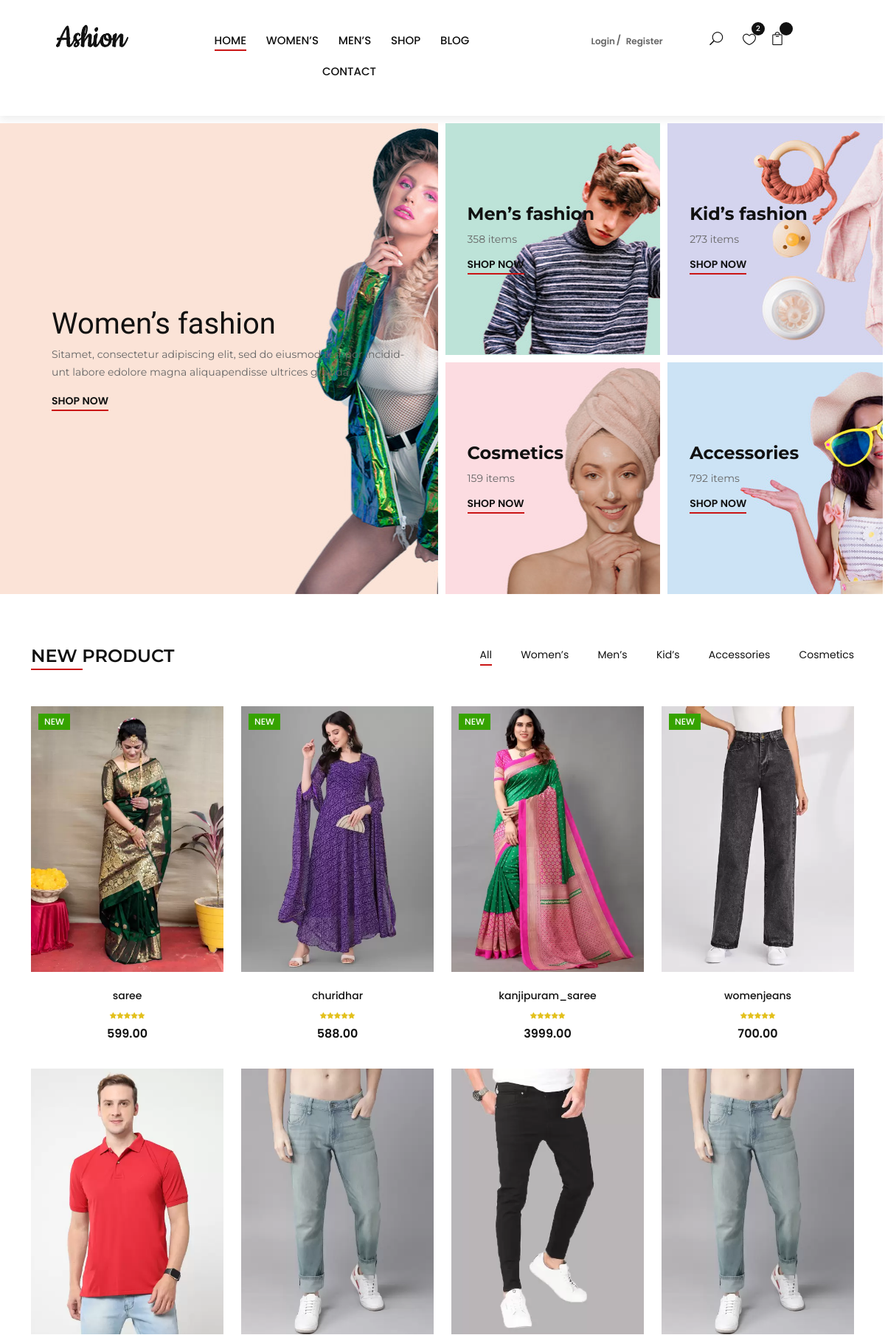
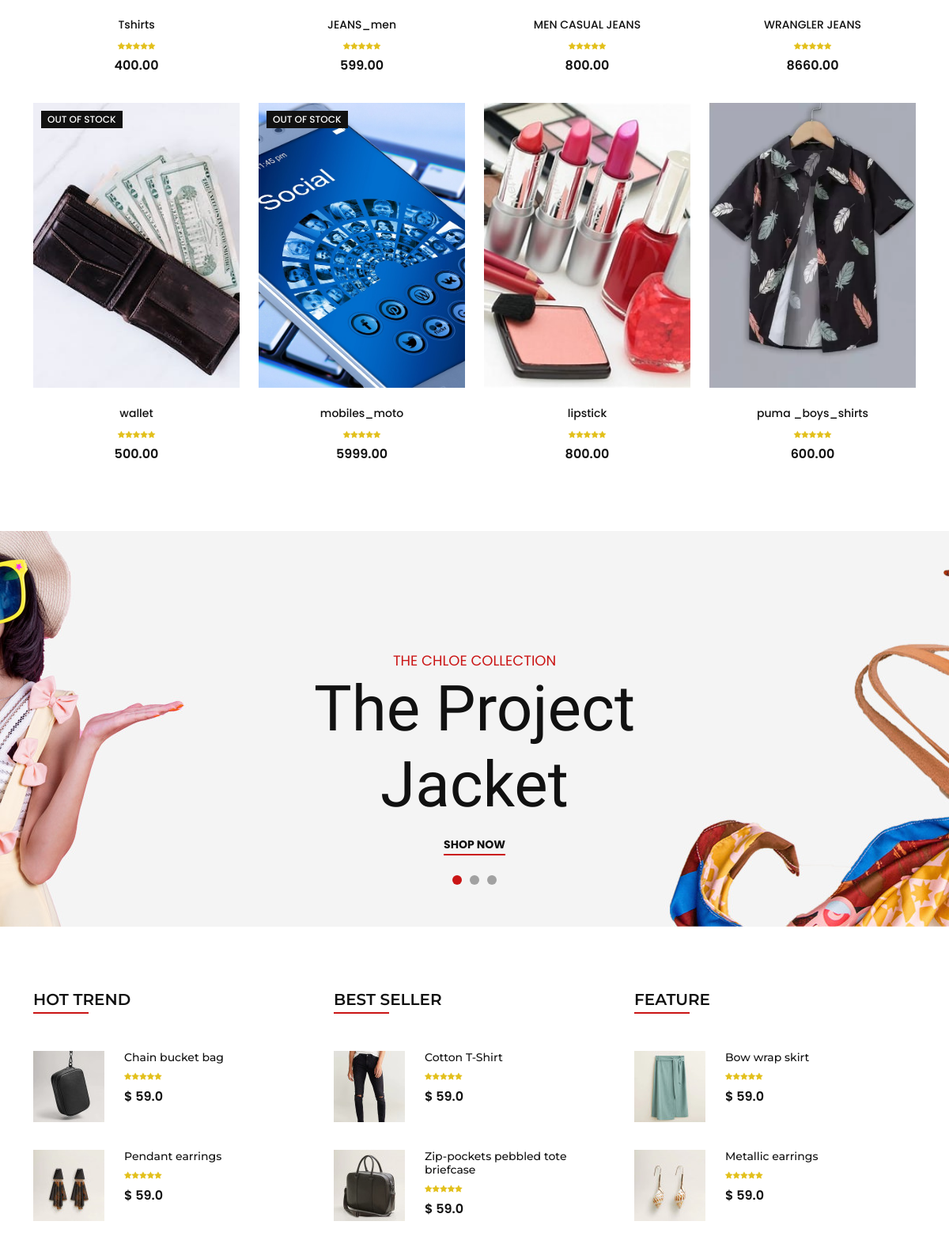
The page / (upper part) on the database its author committed (2 pictures, top to bottom).
### shop/models.py (models this page shows, shortened)
class Products(models.Model):
    name = models.CharField(max_length=250, unique=True)
    slug = models.CharField(max_length=250, unique=True)
    description = models.TextField(blank=True)
    image = models.ImageField(upload_to='shop/product-images', blank=True, null=True)
    price = models.DecimalField(max_digits=10, decimal_places=2)
    category = models.ForeignKey(Category, on_delete=models.CASCADE)
    created = models.DateTimeField(auto_now_add=True)
    updated = models.DateTimeField(auto_now=True)

### shop/views.py (the view)
# urls.py: 2. Add a URL to urlpatterns:  path('', views.home, name='home')
def home(request):
    wom = Products.objects.filter(category__gen__gen='women')
    man = Products.objects.filter(category__gen__gen='man')
    kids = Products.objects.filter(category__gen__gen='kids')
    ac = Category.objects.get(slug='accessories')
    co = Category.objects.get(slug='cosmetics')
    acc = Products.objects.filter(category=ac)
    cos = Products.objects.filter(category=co)
    p = Products.objects.all()
    return render(request, 'index.html',
                  {'prod': p, 'women': wom, 'man': man, 'kids': kids, 'access': acc, "cosmetics": cos})

### templates/index.html (shortened to what this page needs)
{% extends 'base.html' %}
{% load static %}
{% block content %}
<section class="categories">
    <div class="container-fluid">
        <div class="row">
            <div class="col-lg-6 p-0">
                <div class="categories__item categories__large__item set-bg"
                     data-setbg="{% static 'img/categories/category-1.jpg' %}">
                    <div class="categories__text">
                        <h1>Women’s fashion</h1>
                        <p>Sitamet, consectetur adipiscing elit, sed do eiusmod tempor incidid-unt labore
                            edolore magna aliquapendisse ultrices gravida.</p>
                        <a href="#">Shop now</a>
                    </div>
                </div>
            </div>
            <div class="col-lg-6">
                <div class="row">
                    <div class="col-lg-6 col-md-6 col-sm-6 p-0">
                        <div class="categories__item set-bg" data-setbg="{% static 'img/categories/category-2.jpg' %}">
                            <div class="categories__text">
                                <h4>Men’s fashion</h4>
                                <p>358 items</p>
                                <a href="#">Shop now</a>
                            </div>
                        </div>
                    </div>
                    <div class="col-lg-6 col-md-6 col-sm-6 p-0">
                        <div class="categories__item set-bg" data-setbg="{% static 'img/categories/category-3.jpg' %}">
                            <div class="categories__text">
                                <h4>Kid’s fashion</h4>
                                <p>273 items</p>
                                <a href="#">Shop now</a>
                            </div>
                        </div>
                    </div>
                    <div class="col-lg-6 col-md-6 col-sm-6 p-0">
                        <div class="categories__item set-bg" data-setbg="{% static 'img/categories/category-4.jpg' %}">
                            <div class="categories__text">
                                <h4>Cosmetics</h4>
                                <p>159 items</p>
                                <a href="#">Shop now</a>
                            </div>
                        </div>
                    </div>
                    <div class="col-lg-6 col-md-6 col-sm-6 p-0">
                        <div class="categories__item set-bg" data-setbg="{% static 'img/categories/category-5.jpg' %}">
                            <div class="categories__text">
                                <h4>Accessories</h4>
                                <p>792 items</p>
                                <a href="#">Shop now</a>
                            </div>
                        </div>
                    </div>
                </div>
            </div>
        </div>
    </div>
</section>
<section class="product spad">
    <div class="container">
        <div class="row">
            <div class="col-lg-4 col-md-4">
                <div class="section-title">
                    <h4>New product</h4>
                </div>
            </div>
            <div class="col-lg-8 col-md-8">
                <ul class="filter__controls">
                    <li class="active" data-filter="*">All</li>
                    <li data-filter=".women">Women’s</li>
                    <li data-filter=".men">Men’s</li>
                    <li data-filter=".kid">Kid’s</li>
                    <li data-filter=".accessories">Accessories</li>
                    <li data-filter=".cosmetic">Cosmetics</li>
                </ul>
            </div>
        </div>
        <div class="row property__gallery">
            {% for i in women %}
            <div class="col-lg-3 col-md-4 col-sm-6 mix women">
                <div class="product__item">
                    <div class="product__item__pic set-bg" data-setbg="{{i.image.url}}">
                        <div class="label new">New</div>
                        <ul class="product__hover">
                        </ul>
                    </div>
                    <div class="product__item__text">
                        <h6><a href="#">{{i.name}}</a></h6>
                        <div class="rating">
                            <i class="fa fa-star"></i>
                            <i class="fa fa-star"></i>
                            <i class="fa fa-star"></i>
                            <i class="fa fa-star"></i>
                            <i class="fa fa-star"></i>
                        </div>
                        <div class="product__price">{{i.price}}</div>
                    </div>
                </div>
            </div>
            {% endfor %}
            {% for i in man %}
            <div class="col-lg-3 col-md-4 col-sm-6 mix men">
                <div class="product__item">
                    <div class="product__item__pic set-bg" data-setbg="{{i.image.url}}">
                        <ul class="product__hover">
                        </ul>
                    </div>
                    <div class="product__item__text">
                        <h6><a href="#">{{i.name}}</a></h6>
                        <div class="rating">
                            <i class="fa fa-star"></i>
                            <i class="fa fa-star"></i>
                            <i class="fa fa-star"></i>
                            <i class="fa fa-star"></i>
                            <i class="fa fa-star"></i>
                        </div>
                        <div class="product__price">{{i.price}}</div>
                    </div>
                </div>
            </div>
            {% endfor %}
            {% for i in access %}
            <div class="col-lg-3 col-md-4 col-sm-6 mix accessories">
                <div class="product__item">
                    <div class="product__item__pic set-bg" data-setbg="{{i.image.url}}">
                        <div class="label stockout">out of stock</div>
                        <ul class="product__hover">
                        </ul>
                    </div>
                    <div class="product__item__text">
                        <h6><a href="#">{{i.name}}</a></h6>
                        <div class="rating">
                            <i class="fa fa-star"></i>
                            <i class="fa fa-star"></i>
                            <i class="fa fa-star"></i>
                            <i class="fa fa-star"></i>
                            <i class="fa fa-star"></i>
                        </div>
                        <div class="product__price">{{i.price}}</div>
                    </div>
                </div>
            </div>
            {% endfor %}
            {% for i in cosmetics %}
            <div class="col-lg-3 col-md-4 col-sm-6 mix cosmetic">
                <div class="product__item">
                    <div class="product__item__pic set-bg" data-setbg="{{i.image.url}}">
                        <ul class="product__hover">
                        </ul>
                    </div>
                    <div class="product__item__text">
                        <h6><a href="#">{{i.name}}</a></h6>
                        <div class="rating">
                            <i class="fa fa-star"></i>
                            <i class="fa fa-star"></i>
                            <i class="fa fa-star"></i>
                            <i class="fa fa-star"></i>
                            <i class="fa fa-star"></i>
                        </div>
                        <div class="product__price">{{i.price}}</div>
                    </div>
                </div>
            </div>
            {% endfor %}
            {% for i in kids %}
            <div class="col-lg-3 col-md-4 col-sm-6 mix kid">
                <div class="product__item">
                    <div class="product__item__pic set-bg" data-setbg="{{i.image.url}}">
                        <ul class="product__hover">
                        </ul>
                    </div>
                    <div class="product__item__text">
                        <h6><a href="#">{{i.name}}</a></h6>
                        <div class="rating">
                            <i class="fa fa-star"></i>
                            <i class="fa fa-star"></i>
                            <i class="fa fa-star"></i>
                            <i class="fa fa-star"></i>
                            <i class="fa fa-star"></i>
                        </div>
                        <div class="product__price">{{i.price}}</div>
                    </div>
                </div>
            </div>
            {% endfor %}
        </div>
</section>
<section class="banner set-bg" data-setbg="{% static 'img/banner/banner-1.jpg' %}">
    <div class="container">
        <div class="row">
            <div class="col-xl-7 col-lg-8 m-auto">
                <div class="banner__slider owl-carousel">
                    <div class="banner__item">
                        <div class="banner__text">
                            <span>The Chloe Collection</span>
                            <h1>The Project Jacket</h1>
                            <a href="#">Shop now</a>
                        </div>
                    </div>
                </div>
            </div>
        </div>
    </div>
</section>
<section class="trend spad">
    <div class="container">
        <div class="row">
            <div class="col-lg-4 col-md-4 col-sm-6">
                <div class="trend__content">
                    <div class="section-title">
                        <h4>Hot Trend</h4>
                    </div>
                    <div class="trend__item">
                        <div class="trend__item__pic">
                            <img src="{% static 'img/trend/ht-1.jpg' %}" alt="">
                        </div>
                        <div class="trend__item__text">
                            <h6>Chain bucket bag</h6>
                            <div class="rating">
                                <i class="fa fa-star"></i>
                                <i class="fa fa-star"></i>
                                <i class="fa fa-star"></i>
                                <i class="fa fa-star"></i>
                                <i class="fa fa-star"></i>
                            </div>
                            <div class="product__price">$ 59.0</div>
                        </div>
                    </div>
                    <div class="trend__item">
                        <div class="trend__item__pic">
                            <img src="{% static 'img/trend/ht-2.jpg' %}" alt="">
                        </div>
                        <div class="trend__item__text">
                            <h6>Pendant earrings</h6>
                            <div class="rating">
                                <i class="fa fa-star"></i>
                                <i class="fa fa-star"></i>
                                <i class="fa fa-star"></i>
                                <i class="fa fa-star"></i>
                                <i class="fa fa-star"></i>
                            </div>
                            <div class="product__price">$ 59.0</div>
                        </div>
                    </div>
                </div>
            </div>
            <div class="col-lg-4 col-md-4 col-sm-6">
                <div class="trend__content">
                    <div class="section-title">
                        <h4>Best seller</h4>
                    </div>
                    <div class="trend__item">
                        <div class="trend__item__pic">
                            <img src="{% static 'img/trend/bs-1.jpg' %}" alt="">
                        </div>
                        <div class="trend__item__text">
                            <h6>Cotton T-Shirt</h6>
                            <div class="rating">
                                <i class="fa fa-star"></i>
                                <i class="fa fa-star"></i>
                                <i class="fa fa-star"></i>
                                <i class="fa fa-star"></i>
                                <i class="fa fa-star"></i>
                            </div>
                            <div class="product__price">$ 59.0</div>
                        </div>
                    </div>
                    <div class="trend__item">
                        <div class="trend__item__pic">
                            <img src="{% static 'img/trend/bs-2.jpg' %}" alt="">
                        </div>
                        <div class="trend__item__text">
                            <h6>Zip-pockets pebbled tote <br/>briefcase</h6>
                            <div class="rating">
                                <i class="fa fa-star"></i>
                                <i class="fa fa-star"></i>
                                <i class="fa fa-star"></i>
                                <i class="fa fa-star"></i>
                                <i class="fa fa-star"></i>
                            </div>
                            <div class="product__price">$ 59.0</div>
                        </div>
                    </div>
                </div>
            </div>
            <div class="col-lg-4 col-md-4 col-sm-6">
                <div class="trend__content">
                    <div class="section-title">
                        <h4>Feature</h4>
                    </div>
                    <div class="trend__item">
                        <div class="trend__item__pic">
                            <img src="{% static 'img/trend/f-1.jpg' %}" alt="">
                        </div>
                        <div class="trend__item__text">
                            <h6>Bow wrap skirt</h6>
                            <div class="rating">
                                <i class="fa fa-star"></i>
                                <i class="fa fa-star"></i>
                                <i class="fa fa-star"></i>
                                <i class="fa fa-star"></i>
                                <i class="fa fa-star"></i>
                            </div>
                            <div class="product__price">$ 59.0</div>
                        </div>
                    </div>
                    <div class="trend__item">
                        <div class="trend__item__pic">
                            <img src="{% static 'img/trend/f-2.jpg' %}" alt="">
                        </div>
                        <div class="trend__item__text">
                            <h6>Metallic earrings</h6>
                            <div class="rating">
                                <i class="fa fa-star"></i>
                                <i class="fa fa-star"></i>
                                <i class="fa fa-star"></i>
                                <i class="fa fa-star"></i>
                                <i class="fa fa-star"></i>
                            </div>
                            <div class="product__price">$ 59.0</div>
                        </div>
                    </div>
                </div>
            </div>
        </div>
    </div>
</section>
{% endblock %}

### rows shown on the page
Products: shows a picture, name "saree", price "599.00"
Products: shows a picture, name "churidhar", price "588.00"
Products: shows a picture, name "kanjipuram_saree", price "3999.00"
Products: shows a picture, name "womenjeans", price "700.00"
Products: shows a picture, name "Tshirts", price "400.00"
Products: name "JEANS_men", price "599.00"
Products: shows a picture, name "MEN CASUAL JEANS", price "800.00"
Products: name "WRANGLER JEANS", price "8660.00"
Products: shows a picture, name "wallet", price "500.00"
Products: shows a picture, name "mobiles_moto", price "5999.00"
Products: name "lipstick", price "800.00"
Products: name "puma _boys_shirts", price "600.00"
